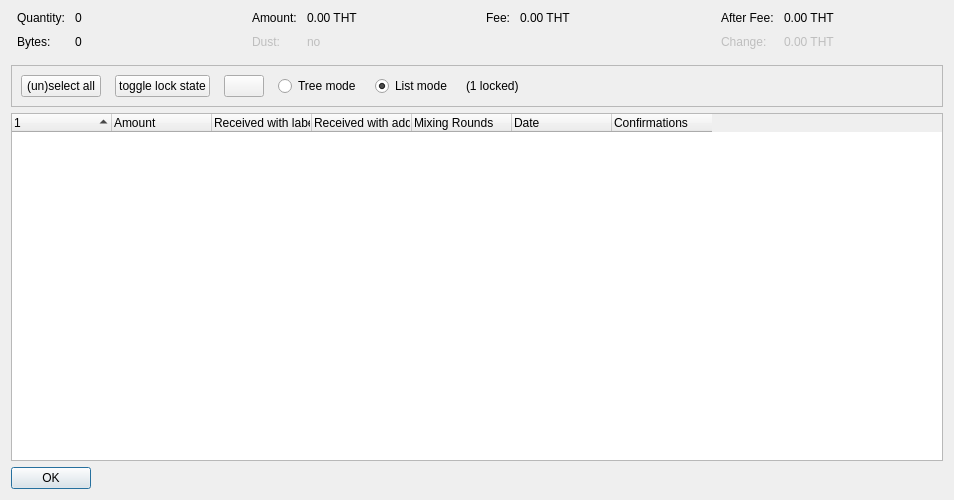
<?xml version="1.0" encoding="UTF-8"?>
<ui version="4.0">
 <class>CoinControlDialog</class>
 <widget class="QDialog" name="CoinControlDialog">
  <property name="geometry">
   <rect>
    <x>0</x>
    <y>0</y>
    <width>954</width>
    <height>500</height>
   </rect>
  </property>
  <property name="windowTitle">
   <string>Coin Selection</string>
  </property>
  <layout class="QVBoxLayout" name="verticalLayout">
   <item>
    <layout class="QHBoxLayout" name="horizontalLayoutTop" stretch="0,0,0,0">
     <property name="topMargin">
      <number>0</number>
     </property>
     <property name="bottomMargin">
      <number>10</number>
     </property>
     <item>
      <layout class="QFormLayout" name="formLayoutCoinControl1">
       <property name="horizontalSpacing">
        <number>10</number>
       </property>
       <property name="verticalSpacing">
        <number>10</number>
       </property>
       <property name="leftMargin">
        <number>6</number>
       </property>
       <property name="rightMargin">
        <number>6</number>
       </property>
       <item row="0" column="0">
        <widget class="QLabel" name="labelCoinControlQuantityText">
         <property name="text">
          <string>Quantity:</string>
         </property>
        </widget>
       </item>
       <item row="0" column="1">
        <widget class="QLabel" name="labelCoinControlQuantity">
         <property name="cursor">
          <cursorShape>IBeamCursor</cursorShape>
         </property>
         <property name="contextMenuPolicy">
          <enum>Qt::ActionsContextMenu</enum>
         </property>
         <property name="text">
          <string notr="true">0</string>
         </property>
         <property name="textInteractionFlags">
          <set>Qt::LinksAccessibleByMouse|Qt::TextSelectableByKeyboard|Qt::TextSelectableByMouse</set>
         </property>
        </widget>
       </item>
       <item row="1" column="0">
        <widget class="QLabel" name="labelCoinControlBytesText">
         <property name="text">
          <string>Bytes:</string>
         </property>
        </widget>
       </item>
       <item row="1" column="1">
        <widget class="QLabel" name="labelCoinControlBytes">
         <property name="cursor">
          <cursorShape>IBeamCursor</cursorShape>
         </property>
         <property name="contextMenuPolicy">
          <enum>Qt::ActionsContextMenu</enum>
         </property>
         <property name="text">
          <string notr="true">0</string>
         </property>
         <property name="textInteractionFlags">
          <set>Qt::LinksAccessibleByMouse|Qt::TextSelectableByKeyboard|Qt::TextSelectableByMouse</set>
         </property>
        </widget>
       </item>
      </layout>
     </item>
     <item>
      <layout class="QFormLayout" name="formLayoutCoinControl2">
       <property name="horizontalSpacing">
        <number>10</number>
       </property>
       <property name="verticalSpacing">
        <number>10</number>
       </property>
       <property name="leftMargin">
        <number>6</number>
       </property>
       <property name="rightMargin">
        <number>6</number>
       </property>
       <item row="0" column="0">
        <widget class="QLabel" name="labelCoinControlAmountText">
         <property name="text">
          <string>Amount:</string>
         </property>
        </widget>
       </item>
       <item row="0" column="1">
        <widget class="QLabel" name="labelCoinControlAmount">
         <property name="cursor">
          <cursorShape>IBeamCursor</cursorShape>
         </property>
         <property name="contextMenuPolicy">
          <enum>Qt::ActionsContextMenu</enum>
         </property>
         <property name="text">
          <string notr="true">0.00 THT</string>
         </property>
         <property name="textInteractionFlags">
          <set>Qt::LinksAccessibleByMouse|Qt::TextSelectableByKeyboard|Qt::TextSelectableByMouse</set>
         </property>
        </widget>
       </item>
       <item row="1" column="0">
        <widget class="QLabel" name="labelCoinControlLowOutputText">
         <property name="enabled">
          <bool>false</bool>
         </property>
         <property name="text">
          <string>Dust:</string>
         </property>
        </widget>
       </item>
       <item row="1" column="1">
        <widget class="QLabel" name="labelCoinControlLowOutput">
         <property name="enabled">
          <bool>false</bool>
         </property>
         <property name="cursor">
          <cursorShape>IBeamCursor</cursorShape>
         </property>
         <property name="contextMenuPolicy">
          <enum>Qt::ActionsContextMenu</enum>
         </property>
         <property name="text">
          <string notr="true">no</string>
         </property>
         <property name="textInteractionFlags">
          <set>Qt::LinksAccessibleByMouse|Qt::TextSelectableByKeyboard|Qt::TextSelectableByMouse</set>
         </property>
        </widget>
       </item>
      </layout>
     </item>
     <item>
      <layout class="QFormLayout" name="formLayoutCoinControl3">
       <property name="horizontalSpacing">
        <number>10</number>
       </property>
       <property name="verticalSpacing">
        <number>10</number>
       </property>
       <property name="leftMargin">
        <number>6</number>
       </property>
       <property name="rightMargin">
        <number>6</number>
       </property>
       <item row="0" column="0">
        <widget class="QLabel" name="labelCoinControlFeeText">
         <property name="text">
          <string>Fee:</string>
         </property>
        </widget>
       </item>
       <item row="0" column="1">
        <widget class="QLabel" name="labelCoinControlFee">
         <property name="cursor">
          <cursorShape>IBeamCursor</cursorShape>
         </property>
         <property name="contextMenuPolicy">
          <enum>Qt::ActionsContextMenu</enum>
         </property>
         <property name="text">
          <string notr="true">0.00 THT</string>
         </property>
         <property name="textInteractionFlags">
          <set>Qt::LinksAccessibleByMouse|Qt::TextSelectableByKeyboard|Qt::TextSelectableByMouse</set>
         </property>
        </widget>
       </item>
      </layout>
     </item>
     <item>
      <layout class="QFormLayout" name="formLayoutCoinControl4">
       <property name="horizontalSpacing">
        <number>10</number>
       </property>
       <property name="verticalSpacing">
        <number>10</number>
       </property>
       <property name="leftMargin">
        <number>6</number>
       </property>
       <property name="rightMargin">
        <number>6</number>
       </property>
       <item row="0" column="0">
        <widget class="QLabel" name="labelCoinControlAfterFeeText">
         <property name="text">
          <string>After Fee:</string>
         </property>
        </widget>
       </item>
       <item row="0" column="1">
        <widget class="QLabel" name="labelCoinControlAfterFee">
         <property name="cursor">
          <cursorShape>IBeamCursor</cursorShape>
         </property>
         <property name="contextMenuPolicy">
          <enum>Qt::ActionsContextMenu</enum>
         </property>
         <property name="text">
          <string notr="true">0.00 THT</string>
         </property>
         <property name="textInteractionFlags">
          <set>Qt::LinksAccessibleByMouse|Qt::TextSelectableByKeyboard|Qt::TextSelectableByMouse</set>
         </property>
        </widget>
       </item>
       <item row="1" column="0">
        <widget class="QLabel" name="labelCoinControlChangeText">
         <property name="enabled">
          <bool>false</bool>
         </property>
         <property name="text">
          <string>Change:</string>
         </property>
        </widget>
       </item>
       <item row="1" column="1">
        <widget class="QLabel" name="labelCoinControlChange">
         <property name="enabled">
          <bool>false</bool>
         </property>
         <property name="cursor">
          <cursorShape>IBeamCursor</cursorShape>
         </property>
         <property name="contextMenuPolicy">
          <enum>Qt::ActionsContextMenu</enum>
         </property>
         <property name="text">
          <string notr="true">0.00 THT</string>
         </property>
         <property name="textInteractionFlags">
          <set>Qt::LinksAccessibleByMouse|Qt::TextSelectableByKeyboard|Qt::TextSelectableByMouse</set>
         </property>
        </widget>
       </item>
      </layout>
     </item>
    </layout>
   </item>
   <item>
    <widget class="QFrame" name="frame">
     <property name="minimumSize">
      <size>
       <width>0</width>
       <height>40</height>
      </size>
     </property>
     <property name="frameShape">
      <enum>QFrame::StyledPanel</enum>
     </property>
     <property name="frameShadow">
      <enum>QFrame::Sunken</enum>
     </property>
     <layout class="QHBoxLayout" name="horizontalLayout">
      <item>
       <layout class="QHBoxLayout" name="horizontalLayoutPanel" stretch="0,0,0,0,0,0,0">
        <property name="spacing">
         <number>14</number>
        </property>
        <item>
         <widget class="QPushButton" name="pushButtonSelectAll">
          <property name="sizePolicy">
           <sizepolicy hsizetype="Maximum" vsizetype="Fixed">
            <horstretch>0</horstretch>
            <verstretch>0</verstretch>
           </sizepolicy>
          </property>
          <property name="text">
           <string>(un)select all</string>
          </property>
          <property name="autoDefault">
           <bool>false</bool>
          </property>
         </widget>
        </item>
        <item>
         <widget class="QPushButton" name="pushButtonToggleLock">
          <property name="sizePolicy">
           <sizepolicy hsizetype="Maximum" vsizetype="Fixed">
            <horstretch>0</horstretch>
            <verstretch>0</verstretch>
           </sizepolicy>
          </property>
          <property name="text">
           <string>toggle lock state</string>
          </property>
          <property name="autoDefault">
           <bool>false</bool>
          </property>
         </widget>
        </item>
        <item>
         <widget class="QPushButton" name="hideButton">
          <property name="sizePolicy">
           <sizepolicy hsizetype="Maximum" vsizetype="Fixed">
            <horstretch>0</horstretch>
            <verstretch>0</verstretch>
           </sizepolicy>
          </property>
          <property name="text">
           <string/>
          </property>
          <property name="autoDefault">
           <bool>false</bool>
          </property>
         </widget>
        </item>
        <item>
         <widget class="QRadioButton" name="radioTreeMode">
          <property name="sizePolicy">
           <sizepolicy hsizetype="Maximum" vsizetype="Fixed">
            <horstretch>0</horstretch>
            <verstretch>0</verstretch>
           </sizepolicy>
          </property>
          <property name="text">
           <string>Tree mode</string>
          </property>
         </widget>
        </item>
        <item>
         <widget class="QRadioButton" name="radioListMode">
          <property name="sizePolicy">
           <sizepolicy hsizetype="Maximum" vsizetype="Fixed">
            <horstretch>0</horstretch>
            <verstretch>0</verstretch>
           </sizepolicy>
          </property>
          <property name="text">
           <string>List mode</string>
          </property>
          <property name="checked">
           <bool>true</bool>
          </property>
         </widget>
        </item>
        <item>
         <widget class="QLabel" name="labelLocked">
          <property name="text">
           <string>(1 locked)</string>
          </property>
         </widget>
        </item>
        <item>
         <spacer name="horizontalSpacer">
          <property name="orientation">
           <enum>Qt::Horizontal</enum>
          </property>
          <property name="sizeHint" stdset="0">
           <size>
            <width>40</width>
            <height>20</height>
           </size>
          </property>
         </spacer>
        </item>
       </layout>
      </item>
     </layout>
    </widget>
   </item>
   <item>
    <widget class="CoinControlTreeWidget" name="treeWidget">
     <property name="contextMenuPolicy">
      <enum>Qt::CustomContextMenu</enum>
     </property>
     <property name="sortingEnabled">
      <bool>false</bool>
     </property>
     <property name="columnCount">
      <number>7</number>
     </property>
     <attribute name="headerShowSortIndicator" stdset="0">
      <bool>true</bool>
     </attribute>
     <attribute name="headerStretchLastSection">
      <bool>false</bool>
     </attribute>
     <column>
      <property name="text">
       <string/>
      </property>
     </column>
     <column>
      <property name="text">
       <string>Amount</string>
      </property>
     </column>
     <column>
      <property name="text">
       <string>Received with label</string>
      </property>
     </column>
     <column>
      <property name="text">
       <string>Received with address</string>
      </property>
     </column>
     <column>
      <property name="text">
       <string>Mixing Rounds</string>
      </property>
     </column>
     <column>
      <property name="text">
       <string>Date</string>
      </property>
     </column>
     <column>
      <property name="text">
       <string>Confirmations</string>
      </property>
      <property name="toolTip">
       <string>Confirmed</string>
      </property>
     </column>
    </widget>
   </item>
   <item>
    <widget class="QDialogButtonBox" name="buttonBox">
     <property name="sizePolicy">
      <sizepolicy hsizetype="Maximum" vsizetype="Fixed">
       <horstretch>0</horstretch>
       <verstretch>0</verstretch>
      </sizepolicy>
     </property>
     <property name="orientation">
      <enum>Qt::Horizontal</enum>
     </property>
     <property name="standardButtons">
      <set>QDialogButtonBox::Ok</set>
     </property>
    </widget>
   </item>
  </layout>
 </widget>
 <customwidgets>
  <customwidget>
   <class>CoinControlTreeWidget</class>
   <extends>QTreeWidget</extends>
   <header>qt/coincontroltreewidget.h</header>
  </customwidget>
 </customwidgets>
 <resources/>
 <connections/>
</ui>
